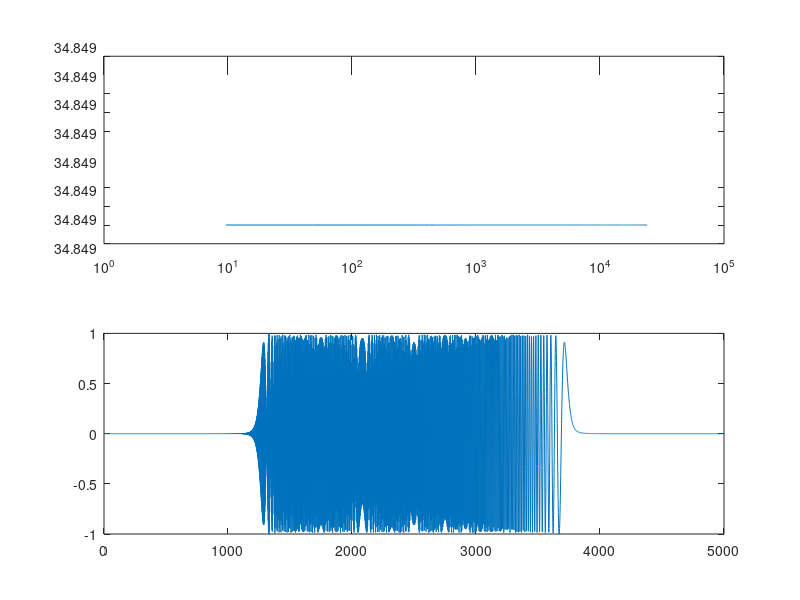
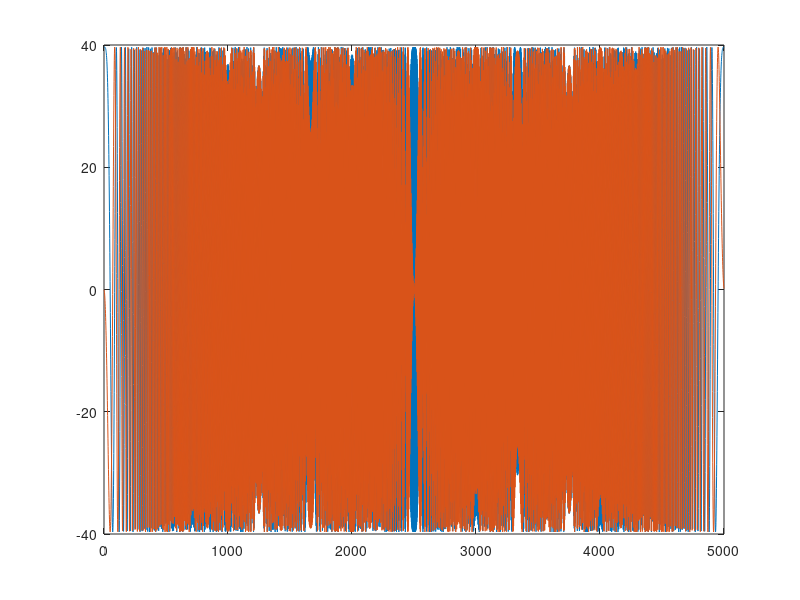

Here is the MATLAB script that generated these plots, in order: (Note: this script raises an error after producing the figures.)
close all
clear all

%% parameter to design a TSP
fs = 48000;
f_upper = 4000;
f_lower = 100;

N = 5000;
J = N * 1 / 2;

f = linspace (0, fs / 2, floor(N /2) + 1);

cut_freq = 100;  % -3db from cut frequency

%% f characteristic of MAGNITUDE in [db]

magnitude = ones(1 , length(f));

% for n = 1 : 1 : length(magnitude)
%     magnitude(n) = 10 * log10(1 / (1 + (f(n) / cut_freq) ^ 2)) - 3;
% end


envelope = ones(1, length(f));

% for n = 1 : 1 : length(envelope)
%    envelope(n) = 10 * log10(1 / (1 + (f(n) ^ 1.5 / cut_freq) ^ 2)) - 3;
% end
;

E = zeros(1, length(magnitude));

for n = 1 : 1 : length(E)
    E(n) = (10 ^ (magnitude(n) / 10)) / (10 ^ (envelope(n) / 10));
end

% group delay
gd = cumsum(E);
gd = gd * (J / gd(end));

% phase
ph = cumsum(gd) * 2 * pi / N;
ph = ph * round(ph(round(N / 2)) / pi) * pi / ph(round(N / 2));

% amplitude
A = zeros(1, length(E));
for n = 1 : 1 : length(A)
    A(n) = sqrt(E(n) * (J * N) / 2 / (2 * sum(E) - E(1) - E(round(N / 2))));
    A(n) = A(n) * 10 ^(envelope(n) / 20);
end

% IFFT
SS = zeros(1, N);

for n = 1 : 1 : N / 2 + 1
   SS(n) = A(n) * exp( -1i * ph(n)); 
end

for n = N / 2 + 2 : 1 : length(SS)
    SS(n) = conj(SS(N - n + 2));
end


figure(100);
plot(real(SS));
hold on;
plot(imag(SS));
hold off;



ss = real(ifft(SS));
ss = circshift(ss, round((N-J) / 2));
ss = ss / max(ss);

%% arbitrary inverse

ss_inverse = real(ifft(1 ./ fft(ss)));
% ss_inverse = circshift(ss_inverse, round((N-J) / 2));
ss_inverse = ss_inverse / max(ss_inverse);

SS_inverse = fft(ss_inverse);


figure(2);
subplot(2,1,1);
semilogx(f, abs(SS_inverse(1: length(f))));

subplot(2,1,2)
plot(real(ss_inverse));


audiowrite('arbitrary_TSP_inverse.wav', ss_inverse, 48000);
save('arbitrary_TSP_inverse.mat', 'ss_inverse');






%% LPF

LPF = dsp.LowpassFilter;
LPF.SampleRate = 48000;
LPF.StopbandFrequency = f_upper * 1.25;
LPF.PassbandFrequency = f_upper;
[num,den] = tf(LPF);
% fvtool(num,den);

% ss_db = 10 * log10(real(ss) .^ 2);
% figure(5);
% plot(ss_db);
% hold on;


% 
% ss_db = 10 * log10(real(ss) .^ 2);
% plot(ss_db);


%% 1 / omega filter

FIR = sqrt(1 ./ (1 + (f / cut_freq) .^ (2 * 1.5)));

wind = blackmanharris(1027)';
fir = fir2(1025, f / (fs / 2), FIR);

figure(11);
subplot(2, 1, 1)
plot(fir);

subplot(2, 1, 2);
semilogx(10 * log10(abs(fft(fir, 48000))));


ss = conv(num, ss);

pulse = conv(ss, ss_inverse);
pulse_freq = fft(pulse);

ss = conv(fir, ss);




figure(1);

subplot(2, 2, 1);
semilogx(f, magnitude);
title("mag. sweep");
xlabel("Hz");
ylabel("db");
axis tight;


subplot(2, 2, 2);
semilogx(f, envelope);
title("desire envelope");
xlabel("Hz");
ylabel("db");
axis tight;

subplot(2, 2, 3);
semilogx(f, gd / fs);
title("delay sweep");
xlabel("Hz");
ylabel("sec");
axis tight;

subplot(2, 2, 4);
% plot(0 : 1 / fs :(length(ss) - 1) / fs, real(ss));
plot(real(ss));
title("sweep");
xlabel("sec");
ylabel("V");
axis tight;

figure(3);
% subplot(2, 1, 1);
plot(pulse);
axis tight;
% 
% subplot(2, 1 ,2);
% plot(abs(pulse_freq(1 : round(end / 2))));


audiowrite('arbitrary_TSP.wav', ss, 48000);
save('arbitrary_TSP.mat', 'ss');




